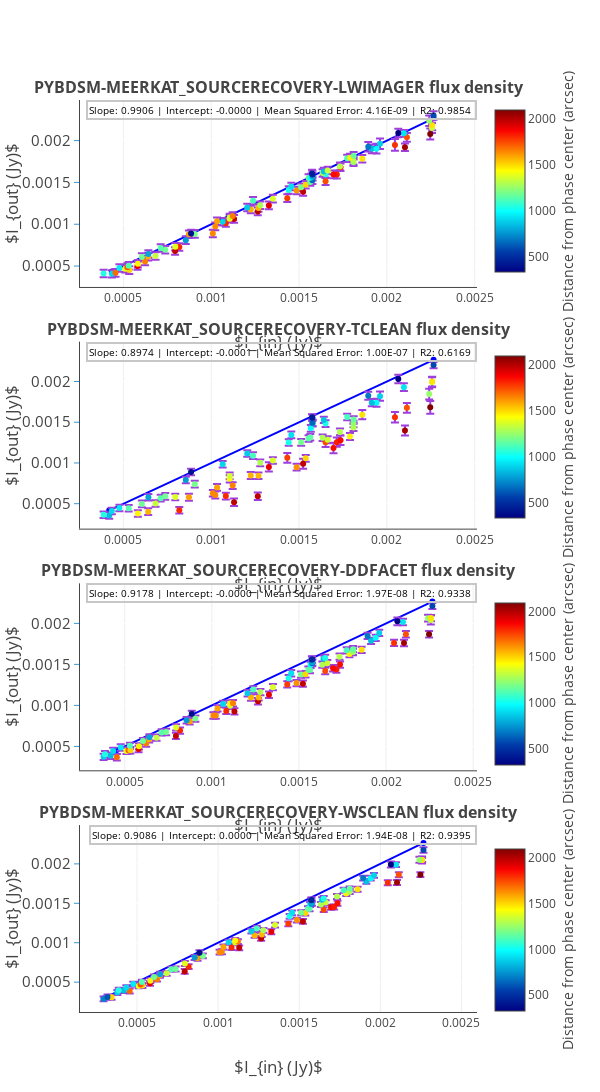

The notebook cell this image was saved under:
### Code cell
data = []
im_titles =[]
flux_im = dict()
for input_model, output_model in models_compare.items():
    header = output_model[:-9]
    im_titles.append('<b>{:s} flux density</b>'.format(header.upper()))

fig = tools.make_subplots(rows=len(models_compare.keys()), cols=1, shared_yaxes=False, print_grid=False,
                          vertical_spacing = 0.06, subplot_titles=im_titles)
j = 0
i = -1
counter = 0
flux_im = dict()
I_min_max = []
err_I_min_max = []
annotate = []
for input_model, output_model in models_compare.items():
    i += 1
    counter += 1
    name_labels = []
    flux_in_data = []
    flux_out_data = []
    source_scale = []
    phase_center_dist = []
    flux_out_err_data = []
    heading = output_model[:-9]
    for n in range(len(results[heading]['flux'])):
        flux_out_data.append(results[heading]['flux'][n][0])
        flux_out_err_data.append(results[heading]['flux'][n][1])
        flux_in_data.append(results[heading]['flux'][n][2])
        name_labels.append(results[heading]['flux'][n][3])
        phase_center_dist.append(results[heading]['position'][n][-3])
        source_scale.append(results[heading]['shape'][n][3])
    zipped_props = zip(flux_out_data, flux_out_err_data, flux_in_data, name_labels, phase_center_dist, source_scale)
    flux_out_data, flux_out_err_data, flux_in_data, name_labels, phase_center_dist, source_scale = zip(
        *sorted(zipped_props, key=lambda x: x[0]))
    flux_R_score = r2_score(flux_in_data, flux_out_data)
    flux_MSE = mean_squared_error(flux_in_data, flux_out_data)
    reg = linregress(flux_in_data, flux_out_data)
    I_out_in = [float(I_out)/I_in for I_out,I_in in zip(flux_out_data,flux_in_data)]
    annotate.append(go.Annotation(
            x=0.0014,
            y=flux_in_data[-1] + 0.0001,
            xref='x{:d}'.format(counter),
            yref='y{:d}'.format(counter),
            text="Slope: {:.4f} | Intercept: {:.4f} | Mean Squared Error: {:.2E} | R2: {:.4f} ".format(
                reg.slope, reg.intercept, flux_MSE, flux_R_score),
            ax=0,
            ay=-40,
            showarrow=False,
            bordercolor='#c7c7c7',
            borderwidth=2,
            font=dict(color = "black", size = 10.2),
        ))
    fig.append_trace(go.Scatter(x=np.array([flux_in_data[0], flux_in_data[-1]]), showlegend=False,
                                marker = dict(color = 'rgb(0,0,255)'),
                                y=np.array([flux_in_data[0], flux_in_data[-1]]), mode = 'line'), i+1, 1)
    fig.append_trace(go.Scatter(x=np.array(flux_in_data), y=np.array(flux_out_data),
                                mode = 'markers', showlegend=False,
                                text = name_labels, name = '%s flux_ratio' % heading,
                                marker = dict(color = phase_center_dist, showscale=True, colorscale='Jet',
                                              reversescale=False,
                                              colorbar = dict(title='Distance from phase center (arcsec)',
                                                              titleside ='right', len=0.2, y=0.9-j)
                                             ),
                                error_y=dict(type='data', array=flux_out_err_data,
                                             color = 'rgb(158, 63, 221)', visible=True)), i+1, 1)
    fig['layout'].update(title='', height=2000, width=600,
                     #    paper_bgcolor='rgb(255,255,255)', plot_bgcolor=bg_color,
                         legend=dict(x=0.8,y=1.0),)
    fig['layout'].update(
        {'yaxis{}'.format(counter):YAxis(title=u'$I_{out} (Jy)$',gridcolor='rgb(255,255,255)',
        #range=[1,10],
        tickfont=dict(size=15),
        titlefont=dict(size=17),
        showgrid=True,
        showline=True,
        showticklabels=True,
        tickcolor='rgb(51,153,225)',
        ticks='outside',
        zeroline=False)})
    fig['layout'].update({'xaxis{}'.format(counter):XAxis(title=u'$I_{in} (Jy)$', #position=0.5,
                                                            titlefont=dict(size=17),
                                                            showgrid=True,
                                                            showline=True,
                                                            overlaying='x')})
    if counter == len(models_compare.keys()):
        fig['layout']['annotations'].extend(annotate)
    j+=0.27
py.iplot(fig, filename='make-subplots-multiple-with-titles')
